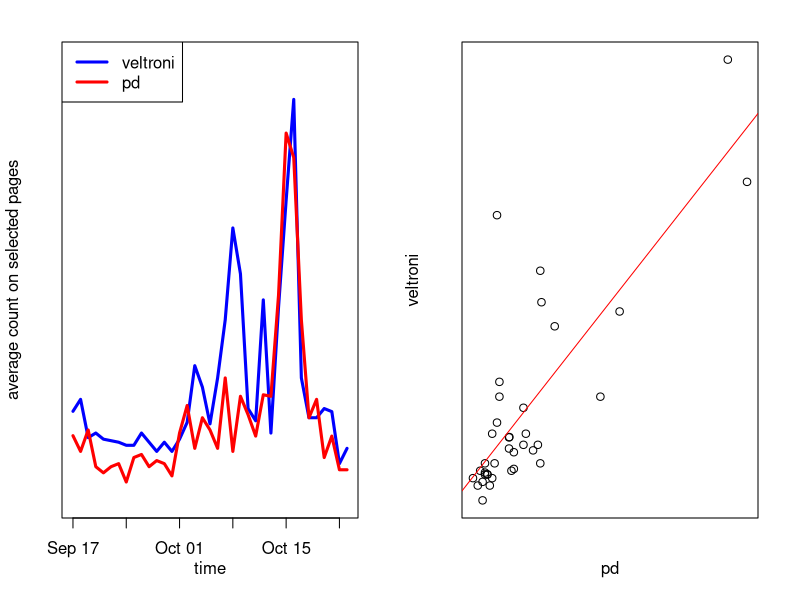

The R script that drew this image:
ts = read.csv("some_data_ita.csv", header=TRUE)
ts$date = as.Date(ts$date)

pdf(file="timeseries-scatter_veltroni-pd.pdf", width=8, height=4)
  par(mfrow=c(1,2), cex.axis=1, cex.lab=1, mar=c(4.1, 3.1, 2.1, 2.1))
  plot(veltroni ~ date, ts,
    main="", xlab="time",
    ylab="average count on selected pages", yaxt = "n",
    mgp=c(2,1,0), ylim=c(0,3),
    type="l", lwd=3, col="blue")
  lines(pd ~ date, ts, lwd=3, col="red")
  legend("topleft",c("veltroni","pd"), col=c("blue","red"),
    lty=1, lwd=3)
    
  plot(veltroni ~ pd, ts,
    mgp=c(2,1,0), 
    yaxt = "n", xaxt = "n")
  abline(lm(veltroni ~ pd, ts), col="red")
dev.off()
